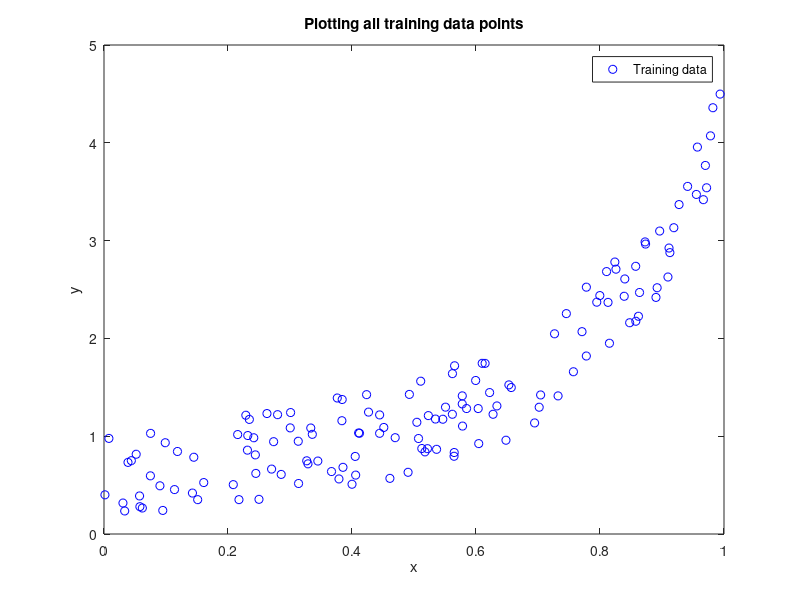

Reproduce this figure in MATLAB. (Note: this script raises an error after producing the figure.)
%% CAB420 Assignment 1
%
% Authors: 
% - Minh Nhat Tuong - Nguyen, n9776001
% - 
% 
%
%% 1. Features, Classes, and Linear Regression
% Clean up
clc
clear
close all

disp('1. Features, Classes, and Linear Regression');

% (a) Plot the training data in a scatter plot.

% Load training dataset
% replace \ to load file on windows
mTrain = load('data/mTrainData.txt');

% Separate features
Xtr = mTrain(: ,1); % X = single feature
Ytr = mTrain(: ,2); % Y = target value
whos

% Plot training data
figure('name', 'Training Data');
plot (Xtr, Ytr, 'bo'); 
xlabel('x');
ylabel('y');
title('Plotting all training data points');
legend('Training data');

% (b) Create a linear regression learner using the above functions. 
% Plot it on the same plot as the training data.

linXtr = polyx(xtr, 1);
linLearner = linearReg(linXtr, ytr);
xline = [0:.01:2]'; % Transpose
yline = predict(linLearner, polyx(xline, 1));
plot(xline, yline);
legend('Training data', 'Linear predictor');
xlabel('x');
ylabel('y');

% (c) Create plots with the data and a higher-order polynomial (3, 5, 7, 9, 11, 13).
Xtr = polyx(xtr, 5);
learner_quintic = linearReg (Xtr , ytr);
yline = predict (learner_quintic , polyx(xline ,5)); % assuming quintic features
figure('name', 'Quintic linear predictor');
plot ( xline , yline ,'ro ');
hold on
plot (xtr, ytr, 'bo');
legend('Linear Predictor', 'Training Data');
title('Quintic linear predictor');

% (d) Calculate the mean squared error associated with each of your learned 
%     models on the training data.
% Quadratic
Xtr = polyx(xtr, 2);
yhat = predict(learner_quadratic, Xtr);
mseQuadTrain = immse(yhat, ytr);
fprintf('The MSE for the quadratic linear predictor on training data was: %.2f\n', mseQuadTrain);
% Quintic
Xtr = polyx(xtr, 5);
yhat = predict(learner_quintic, Xtr);
mseQinTrain = immse(yhat, ytr);
fprintf('The MSE for the quintic linear predictor on training data was: %.2f\n', mseQinTrain);

% (e,f,g) Calculate the MSE for each model on the test data (in mTestData.txt).
% Compare the obtained MAE values with the MSE values obtained above.

mTest = load('data/mcycleTest.txt');
ytest = mTest(: ,1); xtest = mTest(: ,2);
% Quadratic
Xtest = polyx(xtest, 2);
yhat = predict(learner_quadratic, Xtest);
mseQuadTest = immse(yhat, ytest);
fprintf('The MSE for the quadratic linear predictor on test data was: %.2f\n', mseQuadTest);
% Quintic
Xtest = polyx(xtest, 5);
yhat = predict(learner_quintic, Xtest);
mseQuinTest = immse(yhat, ytest);
fprintf('The MSE for the quintic linear predictor on test data was: %.2f\n', mseQuinTest);


%% 2. kNN Regression

% Create a list of K values

% Plot training data

% Create and learn a kNN regression predictor from the data Xtr, ytr for each K.


%% 3. Hold-out and Cross-validation

% Create a copy of the data with only the first 20 points

% Pre-allocate a matrix for all of the plotted values

% Plot training data

%% 4. Nearest Neighbor Classifiers

% (A) - Plot dataset by feature values.

% (B) Learn and plot 1-nearest-neighbour predictor

% (C) Repeat for several values of k

% (D) Split data into training (80%) and valuation (20%) data. Train and 
%     validate model for multiple values of k and calculate its
%     performance.

%% 5. Perceptrons and Logistic Regression

% (A) Show the two classes in a scatter plot and verify that one is 
% linearly separable while the other is not.

%% (B) Write the function @logisticClassify2/plot2DLinear.m such that it 
%      can Plot the two classes of data in different colors, along with the 
%      decision boundary (a line). To demo your function plot the decision 
%       boundary corresponding to the classifier sign( .5 + 1x1 ? .25x2 )
%       along with the A data, and again with the B data.


%% (C) Complete the predict.m function to make predictions for your linear 
%      classifier.  Verify that your function works by computing & 
%      reporting the error rate of the classifier in the previous
%      part on both data sets A and B. (The error rate on data set A should
%      be ? 0.0505.)


%% (D) Refer to report.


%% (E) Implemented train.m


%% (F) 

